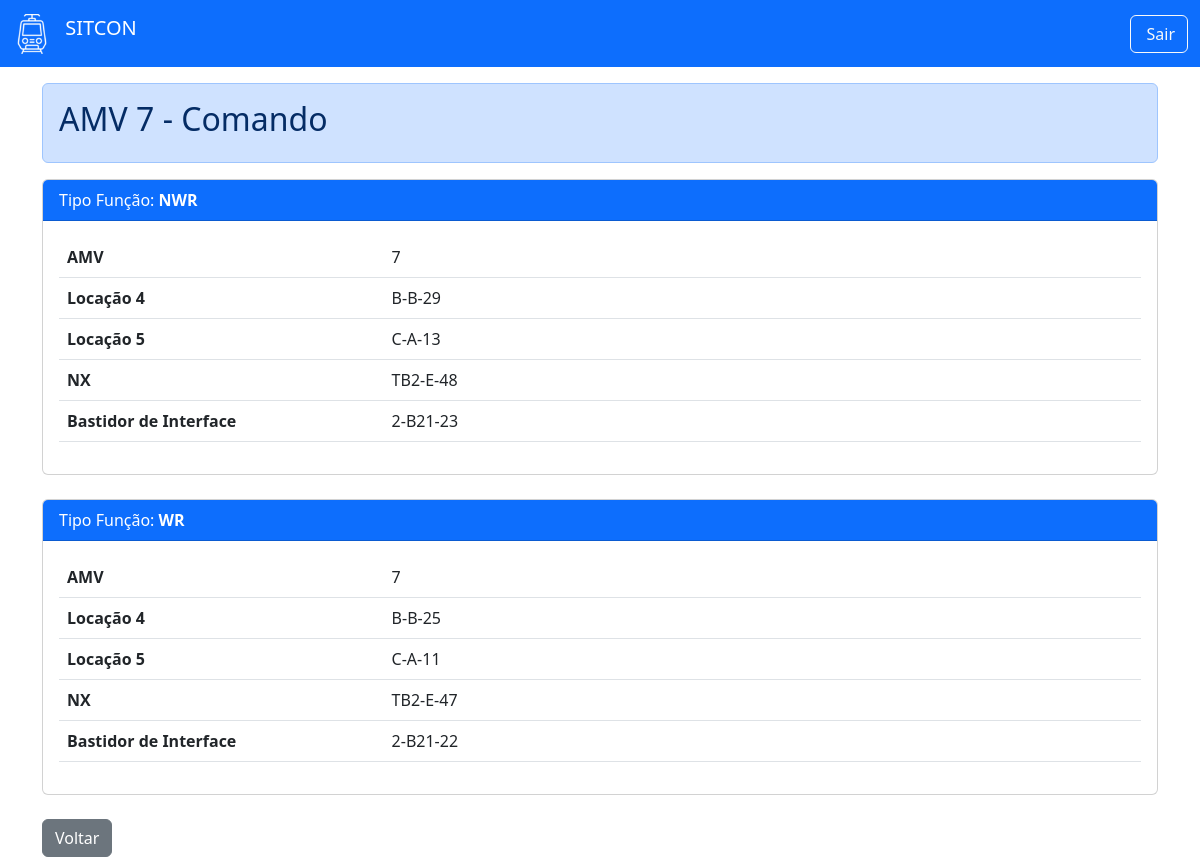
/amv_comando/7 (signed in), run on the app's committed database.
### models.py (models this page shows, shortened)
class AMV(db.Model):
    __tablename__ = 'amv'
    idamv = db.Column(db.Integer, primary_key=True)
    tipofuncao = db.Column(db.String(5), primary_key=True)
    L1 = db.Column(db.String(8), nullable=True)
    L2 = db.Column(db.String(8), nullable=True)
    L3 = db.Column(db.String(8), nullable=True)
    L4 = db.Column(db.String(8), nullable=True)
    L5 = db.Column(db.String(8), nullable=True)
    L6 = db.Column(db.String(8), nullable=True)
    L7 = db.Column(db.String(8), nullable=True)
    L9 = db.Column(db.String(8), nullable=True)
    L10 = db.Column(db.String(8), nullable=True)
    tower = db.Column(db.String(8), nullable=True)
    interface = db.Column(db.String(8), nullable=True)
    L14 = db.Column(db.String(8), nullable=True)
    L15 = db.Column(db.String(8), nullable=True)
    L16 = db.Column(db.String(8), nullable=True)
    L17 = db.Column(db.String(8), nullable=True)
    L18 = db.Column(db.String(8), nullable=True)
    L20 = db.Column(db.String(8), nullable=True)
    L21 = db.Column(db.String(8), nullable=True)
    L22 = db.Column(db.String(8), nullable=True)
    L23 = db.Column(db.String(8), nullable=True)

### app.py (the view)
@app.route('/amv_comando/<amv_id>')
def amv_comando(amv_id):
    return mostrar_amv(amv_id, tipo='Comando')

### templates/amv_detail.html (shortened to what this page needs)
<!DOCTYPE html>
<html>
<head>
    <link href="https://cdn.jsdelivr.net/npm/bootstrap@5.3.0/dist/css/bootstrap.min.css" rel="stylesheet">
</head>
<body>
    <nav class="navbar bg-primary navbar-dark">
        <div class="container-fluid">
            <a class="navbar-brand" href="/sitcon">
                <img src="{{ url_for('static', filename='images/train3.png') }}"
                     alt="Logo SITCON"
                     width="40"
                     height="40"
                     class="d-inline-block align-text-top me-2" />
                SITCON
            </a>
            <div class="d-flex">
                <a href="{{ url_for('logout') }}" class="btn btn-outline-light">
                     Sair
                </a>
            </div>
        </div>
    </nav>
    <div class="container mt-3">
        <div class="alert {{ 'alert-primary' if tipo == 'Comando' else 'alert-success' }}">
            <h2>AMV {{ amv_id }} - {{ tipo }}</h2>
        </div>
        {% for registro in registros %}
        <div class="card mb-4">
            <div class="card-header bg-{{ 'primary' if tipo == 'Comando' else 'success' }} text-white">
                Tipo Função: <strong>{{ registro.tipofuncao }}</strong>
            </div>
            <div class="card-body">
                <table class="table">
                    <tbody>
                        {% for nome, valor in registro.items() %}
                        {% if nome != 'tipofuncao' %}
                        <tr>
                            <td width="30%"><strong>{{ nome }}</strong></td>
                            <td>{{ valor }}</td>
                        </tr>
                        {% endif %}
                        {% endfor %}
                    </tbody>
                </table>
            </div>
        </div>
        {% endfor %}
        <a href="/amv" class="btn btn-secondary">Voltar</a>
    </div>
</body>
</html>

### data on the page
AMV: tipofuncao "NWR", registro "AMV", registro "7", nome "Locação 4", L4 "B-B-29", nome "Locação 5", L5 "C-A-13", nome "NX", tower "TB2-E-48", nome "Bastidor de Interface", interface "2-B21-23"
AMV: tipofuncao "WR", registro "AMV", registro "7", nome "Locação 4", L4 "B-B-25", nome "Locação 5", L5 "C-A-11", nome "NX", tower "TB2-E-47", nome "Bastidor de Interface", interface "2-B21-22"

### other printed values
{{ amv_id }} "7"
{{ tipo }} "Comando"
